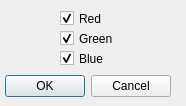
<?xml version="1.0" encoding="UTF-8"?>
<ui version="4.0">
 <class>HistogramEvenDialog</class>
 <widget class="QDialog" name="HistogramEvenDialog">
  <property name="geometry">
   <rect>
    <x>0</x>
    <y>0</y>
    <width>186</width>
    <height>106</height>
   </rect>
  </property>
  <property name="minimumSize">
   <size>
    <width>186</width>
    <height>106</height>
   </size>
  </property>
  <property name="maximumSize">
   <size>
    <width>186</width>
    <height>106</height>
   </size>
  </property>
  <property name="windowTitle">
   <string>Dialog</string>
  </property>
  <widget class="QDialogButtonBox" name="buttonBox">
   <property name="geometry">
    <rect>
     <x>0</x>
     <y>70</y>
     <width>171</width>
     <height>32</height>
    </rect>
   </property>
   <property name="orientation">
    <enum>Qt::Horizontal</enum>
   </property>
   <property name="standardButtons">
    <set>QDialogButtonBox::Cancel|QDialogButtonBox::Ok</set>
   </property>
  </widget>
  <widget class="QCheckBox" name="checkRed">
   <property name="geometry">
    <rect>
     <x>60</x>
     <y>10</y>
     <width>70</width>
     <height>17</height>
    </rect>
   </property>
   <property name="text">
    <string>Red</string>
   </property>
   <property name="checked">
    <bool>true</bool>
   </property>
  </widget>
  <widget class="QCheckBox" name="checkGreen">
   <property name="geometry">
    <rect>
     <x>60</x>
     <y>30</y>
     <width>70</width>
     <height>17</height>
    </rect>
   </property>
   <property name="text">
    <string>Green</string>
   </property>
   <property name="checked">
    <bool>true</bool>
   </property>
  </widget>
  <widget class="QCheckBox" name="checkBlue">
   <property name="geometry">
    <rect>
     <x>60</x>
     <y>50</y>
     <width>70</width>
     <height>17</height>
    </rect>
   </property>
   <property name="text">
    <string>Blue</string>
   </property>
   <property name="checked">
    <bool>true</bool>
   </property>
  </widget>
 </widget>
 <resources/>
 <connections>
  <connection>
   <sender>buttonBox</sender>
   <signal>accepted()</signal>
   <receiver>HistogramEvenDialog</receiver>
   <slot>accept()</slot>
   <hints>
    <hint type="sourcelabel">
     <x>248</x>
     <y>254</y>
    </hint>
    <hint type="destinationlabel">
     <x>157</x>
     <y>274</y>
    </hint>
   </hints>
  </connection>
  <connection>
   <sender>buttonBox</sender>
   <signal>rejected()</signal>
   <receiver>HistogramEvenDialog</receiver>
   <slot>reject()</slot>
   <hints>
    <hint type="sourcelabel">
     <x>316</x>
     <y>260</y>
    </hint>
    <hint type="destinationlabel">
     <x>286</x>
     <y>274</y>
    </hint>
   </hints>
  </connection>
 </connections>
</ui>
